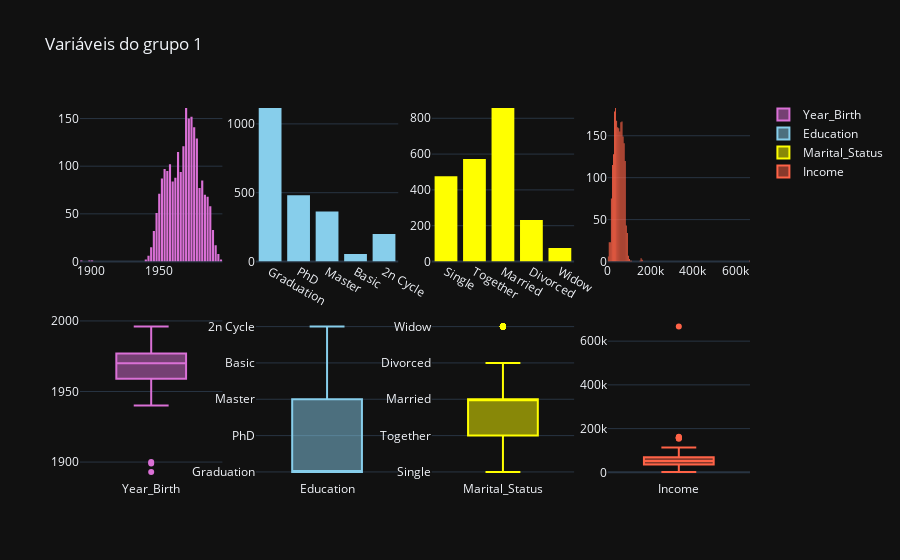

Notebook source saved alongside this figure:
### Markdown cell above
Após o tratamento da base, vamos realizar a verificação da distribuição das variáveis com histogramas e boxplots. De início, faremos de 4 em 4 com os histogramas em cima e os boxplots embaixo.

### Code cell
#Definindo as colunas em blocos e as cores:
colunas = df.columns
bloco = 4
b1 = colunas[:4]
b2 = colunas[4:8]
b3 = colunas[8:12]
b4 = colunas[12:16]
colors_1 = ['orchid', 'skyblue', 'yellow','tomato']
colors_2 = ['red', 'magenta', 'lime', 'olive']
colors_3 = ['brown', 'indigo','lawngreen', 'hotpink']
colors_4 = ['aqua', 'chartreuse', 'crimson', 'forestgreen']

#Plotando a primeira leva:
fig = make_subplots(cols=4, rows=2)

for i, coluna in enumerate(b1):
    fig.add_traces(go.Histogram(x=df[coluna],
                                marker_color=colors_1[i],
                                showlegend=False),
                   rows = 1, cols = i+1)
    fig.add_traces(go.Box(y=df[coluna],
                          marker_color=colors_1[i],
                          name= coluna),
                   rows = 2, cols = i+1)

fig.update_layout(bargap = 0.2,
                  title_text = 'Variáveis do grupo 1')

### Figure 1 — Plotly figure (JSON) as saved in the notebook; plotly's stock layout.template omitted (floating-point values rounded to 4 significant figures; data arrays with more than 128 entries replaced by an {"elided": "..."} marker saying what was removed)
{"data": [{"marker": {"color": "orchid"}, "showlegend": false, "x": {"elided": "2214 int values"}, "type": "histogram", "xaxis": "x", "yaxis": "y"}, {"marker": {"color": "orchid"}, "name": "Year_Birth", "y": {"elided": "2214 int values"}, "type": "box", "xaxis": "x5", "yaxis": "y5"}, {"marker": {"color": "skyblue"}, "showlegend": false, "x": {"elided": "2214 str values"}, "type": "histogram", "xaxis": "x2", "yaxis": "y2"}, {"marker": {"color": "skyblue"}, "name": "Education", "y": {"elided": "2214 str values"}, "type": "box", "xaxis": "x6", "yaxis": "y6"}, {"marker": {"color": "yellow"}, "showlegend": false, "x": {"elided": "2214 str values"}, "type": "histogram", "xaxis": "x3", "yaxis": "y3"}, {"marker": {"color": "yellow"}, "name": "Marital_Status", "y": {"elided": "2214 str values"}, "type": "box", "xaxis": "x7", "yaxis": "y7"}, {"marker": {"color": "tomato"}, "showlegend": false, "x": {"elided": "2214 float values"}, "type": "histogram", "xaxis": "x4", "yaxis": "y4"}, {"marker": {"color": "tomato"}, "name": "Income", "y": {"elided": "2214 float values"}, "type": "box", "xaxis": "x8", "yaxis": "y8"}], "layout": {"xaxis": {"anchor": "y", "domain": [0.0, 0.2125]}, "yaxis": {"anchor": "x", "domain": [0.575, 1.0]}, "xaxis2": {"anchor": "y2", "domain": [0.2625, 0.475]}, "yaxis2": {"anchor": "x2", "domain": [0.575, 1.0]}, "xaxis3": {"anchor": "y3", "domain": [0.525, 0.7375]}, "yaxis3": {"anchor": "x3", "domain": [0.575, 1.0]}, "xaxis4": {"anchor": "y4", "domain": [0.7875, 1.0]}, "yaxis4": {"anchor": "x4", "domain": [0.575, 1.0]}, "xaxis5": {"anchor": "y5", "domain": [0.0, 0.2125]}, "yaxis5": {"anchor": "x5", "domain": [0.0, 0.425]}, "xaxis6": {"anchor": "y6", "domain": [0.2625, 0.475]}, "yaxis6": {"anchor": "x6", "domain": [0.0, 0.425]}, "xaxis7": {"anchor": "y7", "domain": [0.525, 0.7375]}, "yaxis7": {"anchor": "x7", "domain": [0.0, 0.425]}, "xaxis8": {"anchor": "y8", "domain": [0.7875, 1.0]}, "yaxis8": {"anchor": "x8", "domain": [0.0, 0.425]}, "title": {"text": "Variáveis do grupo 1"}, "bargap": 0.2}}
